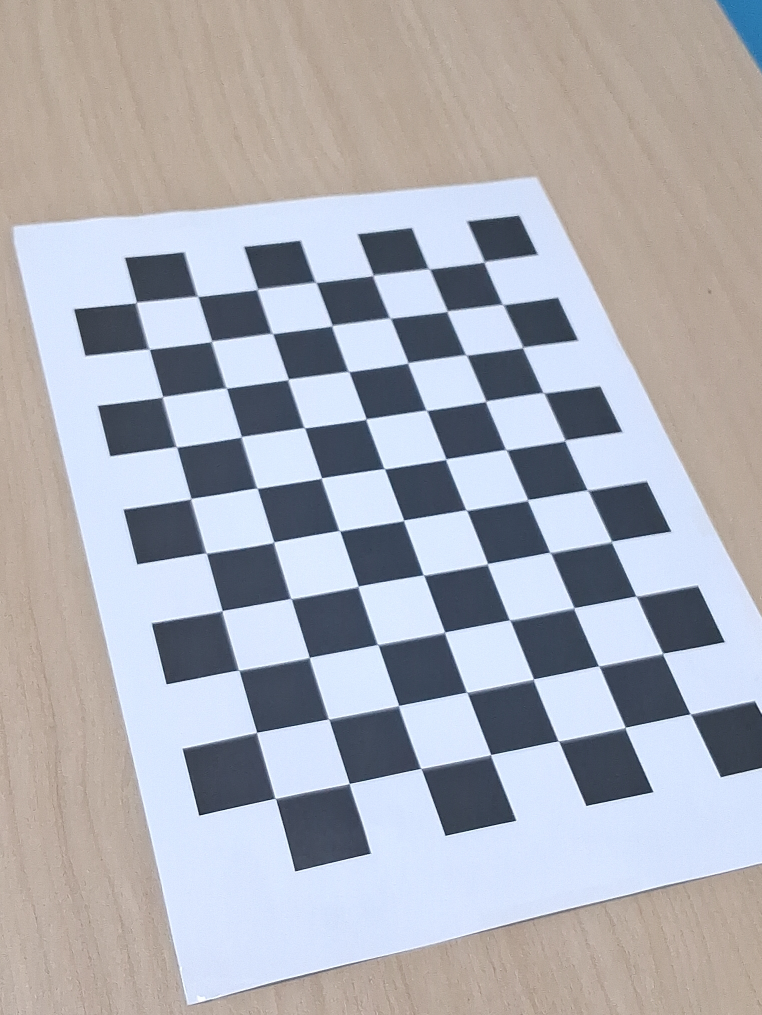
#> input picture A5_Calibration/imgs_calib/KakaoTalk_20261022_211823006.jpg, 1523 x 2030 px (shown at 1/2 size); its folder holds only this picture in this run
$ python calib.py
#> lines starting #> are read from the running program, lines starting #| are printed output that depends on the picture; after the words box and inside, x2 and y2 are one past the last pixel; in counts of white or black regions, pixels touching at a corner belong together; long printed decimals are rounded
'''
    Prof. Seokju Lee @ EL4001

    Original code from:
    https://opencv24-python-tutorials.readthedocs.io/

    Prerequisite:
    which pip
    pip install opencv-contrib-python

    Visual application to understand camera parameters:
    If you want to study more, please try VirtualCam!
    https://github.com/kaustubh-sadekar/VirtualCam

    *Questions in the code are for self-understanding purposes, so answering them is optional.
'''

import numpy as np
import cv2 as cv
import glob, os
import pdb

np.set_printoptions(suppress=True)


################ FIND CHESSBOARD CORNERS - OBJECT POINTS AND IMAGE POINTS ################

chessboardSize = (10, 7)    # [Q] Please discuss the meaning of the paramter
frameSize = (960, 720)      # [Q] Please discuss the meaning of the paramter

# termination criteria
criteria = (cv.TERM_CRITERIA_EPS + cv.TERM_CRITERIA_MAX_ITER, 30, 0.001)    # [Q] Please discuss why we need this "criteria".

# prepare object points, like (0,0,0), (1,0,0), (2,0,0) ....,(6,5,0)
objp = np.zeros((chessboardSize[0] * chessboardSize[1], 3), np.float32)
objp[:,:2] = np.mgrid[0:chessboardSize[0],0:chessboardSize[1]].T.reshape(-1,2)

size_of_chessboard_squares_mm = 22
objp = objp * size_of_chessboard_squares_mm     # [Q] Please discuss the meaning of the paramter. Specify the unit of it.

# Arrays to store object points and image points from all the images.
objpoints = []  # 3d point in real world space  # [Q] How many points?
imgpoints = []  # 2d points in image plane.     # [Q] How many points?

images = glob.glob('./imgs_calib/*.jpg')        # [Q] How many images?
# pdb.set_trace()

for image in images:

    img = cv.imread(image)
#> img is the input picture: shape (2030, 1523, 3); mean B, G, R 179.7, 172.7, 171.7
    gray = cv.cvtColor(img, cv.COLOR_BGR2GRAY)
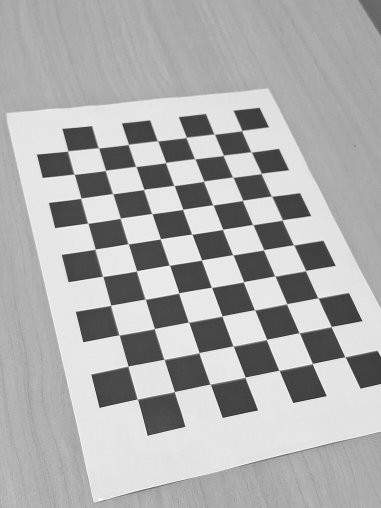
#> gray: shape (2030, 1523) (shown at 1/4 size); min 2, max 255, mean 173.2

    # Find the chess board corners
    ret, corners = cv.findChessboardCorners(gray, chessboardSize, None)     # [Q] Please discuss the role of "findChessboardCorners()". Specify the meaning of its outputs.
#> ret = True; corners = 70 rows, first 8: [968.5, 526.5], [1004.5, 609.1], [1045.2, 696.4], [1086.2, 785.4], [1130.5, 880.5], [1174.5, 978.7], [1223.5, 1083.5], [1273.1, 1193]

    # If found, add object points, image points (after refining them)
    if ret == True:

        objpoints.append(objp)
        corners2 = cv.cornerSubPix(gray, corners, (11,11), (-1,-1), criteria)
#> corners2 = 70 rows, first 8: [968.5, 524.4], [1006.1, 609.6], [1045.8, 695.4], [1087.2, 785.7], [1130, 881.2], [1175.3, 980.3], [1223.4, 1083.1], [1272.4, 1192.5]
        imgpoints.append(corners)

        # Draw and display the corners
        cv.drawChessboardCorners(img, chessboardSize, corners2, ret)
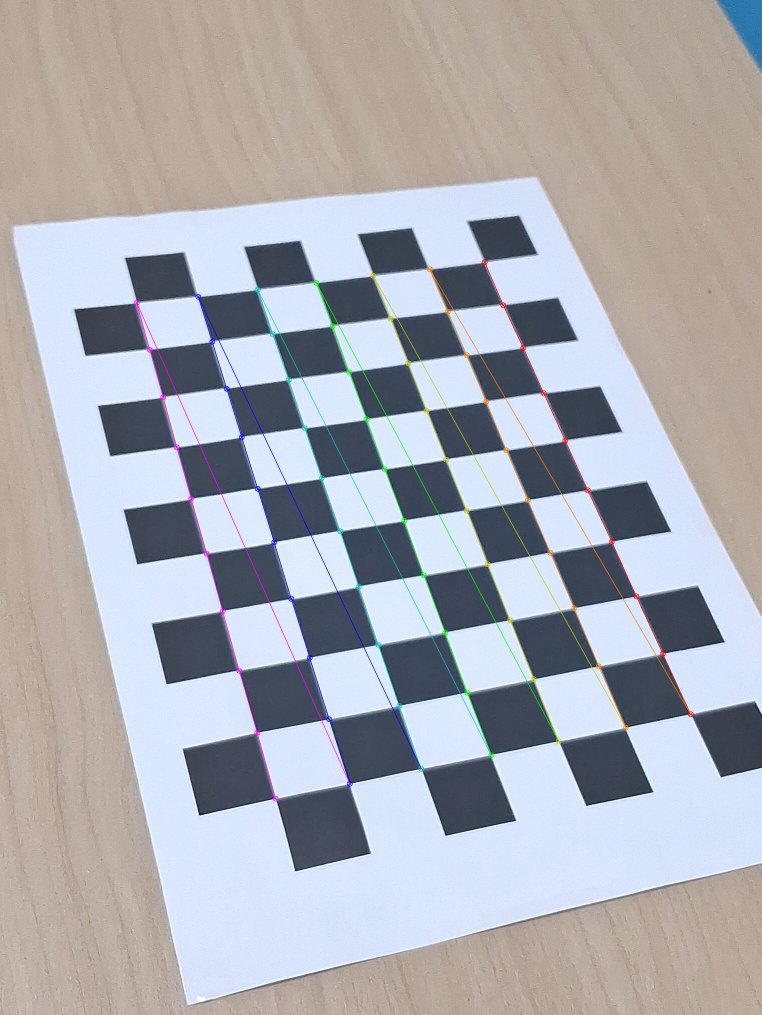
#> img: shape (2030, 1523, 3) (shown at 1/2 size); 1.37% of pixels changed, all inside (x1, y1, x2, y2) = (267, 518, 1388, 1604)
        cv.imshow('img', img)
        cv.waitKey(1000)
    # pdb.set_trace()

cv.destroyAllWindows()
# pdb.set_trace()


############################ CALIBRATION ############################

ret, cameraMatrix, dist, rvecs, tvecs = cv.calibrateCamera(objpoints, imgpoints, frameSize, None, None)
#> ret = 0.832; cameraMatrix = [[2325.6, 0, 358.8], [0, 1819.9, 518], [0, 0, 1]]; dist = [[-0.061, 0.0672, 0.000359, 0.00417, 0.00359]]; rvecs = ([-0.464, 0.219, 1.36],); tvecs = ([113.4, 1.5, 432.6],)
# pdb.set_trace()
'''
    *retval: Average RMS re-projection error. This should be as close to zero as possible. 0.1 ~ 1.0 pixels in a good calibration.

    [Q] Please specify the focal length (fx, fy) and the principal point (cx, cy).

    [Q] Please specify the radial (k1, k2, k3) and tangential (p1, p2) distortion coefficients.

    *Tangential distortion occurs because the image-taking lens is not aligned perfectly parallel to the imaging plane.

    [Q] Please discuss the meaning of "rvecs" and "tvecs".

'''


############################ UNDISTORTION ############################
newCameraMatrix, roi = cv.getOptimalNewCameraMatrix(cameraMatrix, dist, frameSize, 1, frameSize)
#> newCameraMatrix = [[2312.1, 0, 360.3], [0, 1808.6, 518.6], [0, 0, 1]]; roi = (2, 1, 955, 717)
x, y, w, h = roi
#> x = 2; y = 1; w = 955; h = 717

### for calib samples ###
for image in images:
    print("saving undistorted calib sample: {}".format(image) )

    img = cv.imread(image)
    dst = cv.undistort(img, cameraMatrix, dist, None, newCameraMatrix)
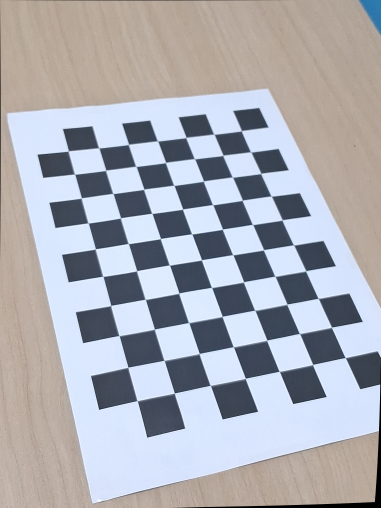
#> dst: shape (2030, 1523, 3) (shown at 1/4 size); mean B, G, R 178.9, 171.8, 170.7

    dst = dst[y:y+h, x:x+w]
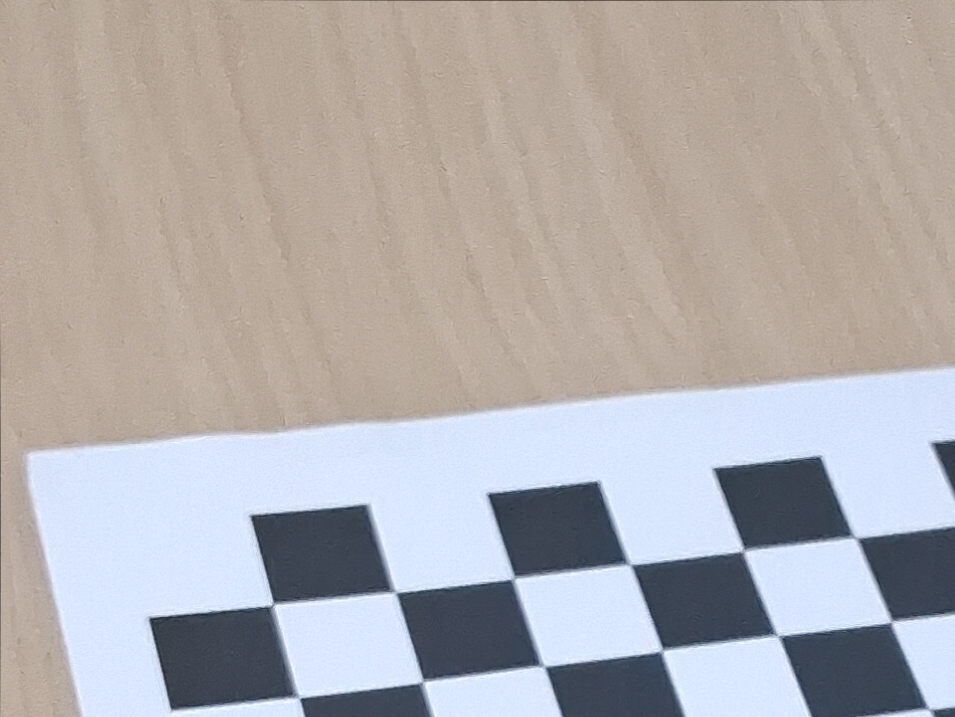
#> dst: shape (717, 955, 3); mean B, G, R 173.1, 172.7, 176.8
    cv.imwrite('./imgs_calib/undist/' + os.path.basename(image), dst)
    # pdb.set_trace()

'''
### for SfM samples ###
for image in glob.glob('./imgs_sfm/*.jpg'):
    print("saving undistorted sfm sample: {}".format(image) )

    img = cv.imread(image)
    dst = cv.undistort(img, cameraMatrix, dist, None, newCameraMatrix)

    dst = dst[y:y+h, x:x+w]
    cv.imwrite('./imgs_sfm/undist/' + os.path.basename(image), dst)
    # pdb.set_trace()
'''

# Calculate reprojection Error
mean_error = 0

for i in range(len(objpoints)):
    imgpoints2, _ = cv.projectPoints(objpoints[i], rvecs[i], tvecs[i], cameraMatrix, dist)
    error = cv.norm(imgpoints[i], imgpoints2, cv.NORM_L2)/len(imgpoints2)
    mean_error += error
#> this loop made 1 pass
#> (error, mean_error) on pass 1: (0.0994, 0.0994)
#> after the loop, mean_error = 0.0994

print( "total error: {}".format(mean_error/len(objpoints)) )
#| total error: 0.09942

'''
    [Q] What is the meaning of "Reprojection Error"? Please specify the unit of it.
    total error: 0.01946764118085742 (from 14 samples)

'''

print(cameraMatrix)
#| [[2325.616    0.          358.752]
#|  [   0.         1819.908  518.003]
#|  [   0.            0.            1.        ]]
print(newCameraMatrix)
#| [[2312.124     0.          360.304]
#|  [   0.         1808.604  518.606]
#|  [   0.            0.            1.        ]]
'''
    Original: 960 x 720
    [[699.3368201    0.         479.91420635]
     [  0.         698.95910137 363.49400524]
     [  0.           0.           1.        ]]

    After undistortion: 900 x 674
    [[707.08497205   0.         480.23402751]
     [  0.         704.13395517 363.45557819]
     [  0.           0.           1.        ]]

    (Pdb) dist
    array([[ 0.23901987, -1.09299926, -0.00007741,  0.00039854,  1.36042289]])

'''

pdb.set_trace()

$ run again, on A5_Calibration/imgs_calib/KakaoTalk_20261022_211823006_11.jpg
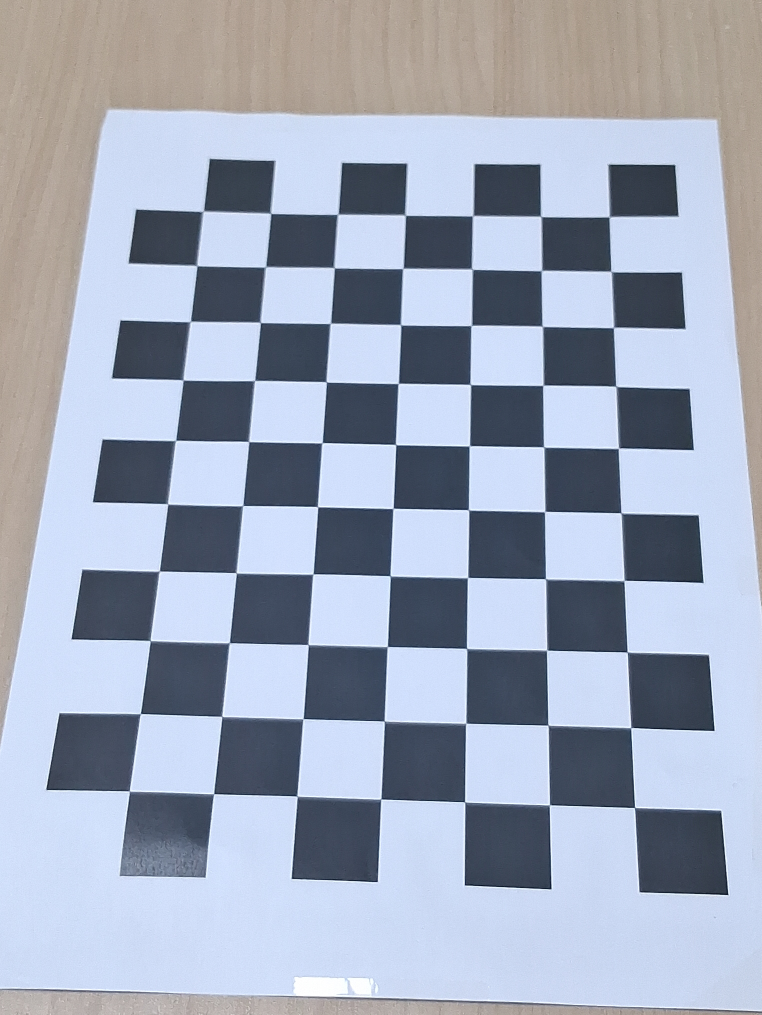
#> input picture A5_Calibration/imgs_calib/KakaoTalk_20261022_211823006_11.jpg, 1523 x 2030 px (shown at 1/2 size)
#> img is the input picture: shape (2030, 1523, 3); mean B, G, R 184.6, 167.7, 159.5
#> `gray = cv.cvtColor(img, cv.COLOR_BGR2GRAY)`:
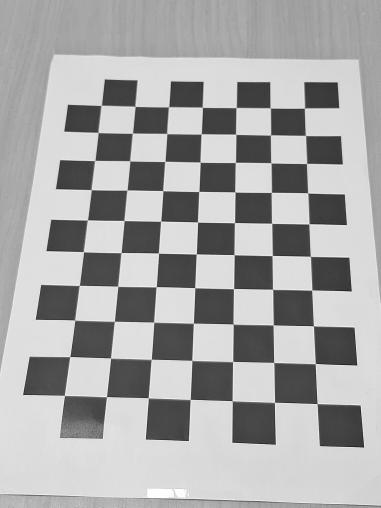
#> gray: shape (2030, 1523) (shown at 1/4 size); min 2, max 255, mean 167.2
#> `ret, corners = cv.findChessboardCorners(gray, chessboardSize, None)   ..`: ret = True; corners = 70 rows, first 8: [1219, 434], [1222.5, 543], [1227.4, 653.4], [1232, 773.4], [1238.8, 896.4], [1242.4, 1026.2], [1249.1, 1161.2], [1254.3, 1304.3]
#> corners2 = 70 rows, first 8: [1218.7, 434.3], [1222.4, 543.5], [1227.4, 655.5], [1231.9, 773], [1237.3, 896.7], [1242.4, 1026.2], [1248.4, 1161.3], [1254.7, 1304.4]
#> img: shape (2030, 1523, 3); 1.66% of pixels changed, all inside (x1, y1, x2, y2) = (253, 417, 1276, 1622)
#> `ret, cameraMatrix, dist, rvecs, tvecs = cv.calibrateCamera(objpoints, ..`: ret = 0.834; cameraMatrix = [[5743.1, 0, 441.5], [0, 11727.1, 360.4], [0, 0, 1]]; dist = [[-0.339, 25.49, -0.0235, -0.018, -333.8]]; rvecs = ([-0.868, 0.99, 1.43],); tvecs = ([125.9, 6.27, 924.5],)
#> newCameraMatrix = [[5723.3, 0, 439.2], [0, 11658.2, 357.9], [0, 0, 1]]; roi = (1, 2, 956, 713)
#> x = 1; y = 2; w = 956; h = 713
#> `dst = dst[y:y+h, x:x+w]`:
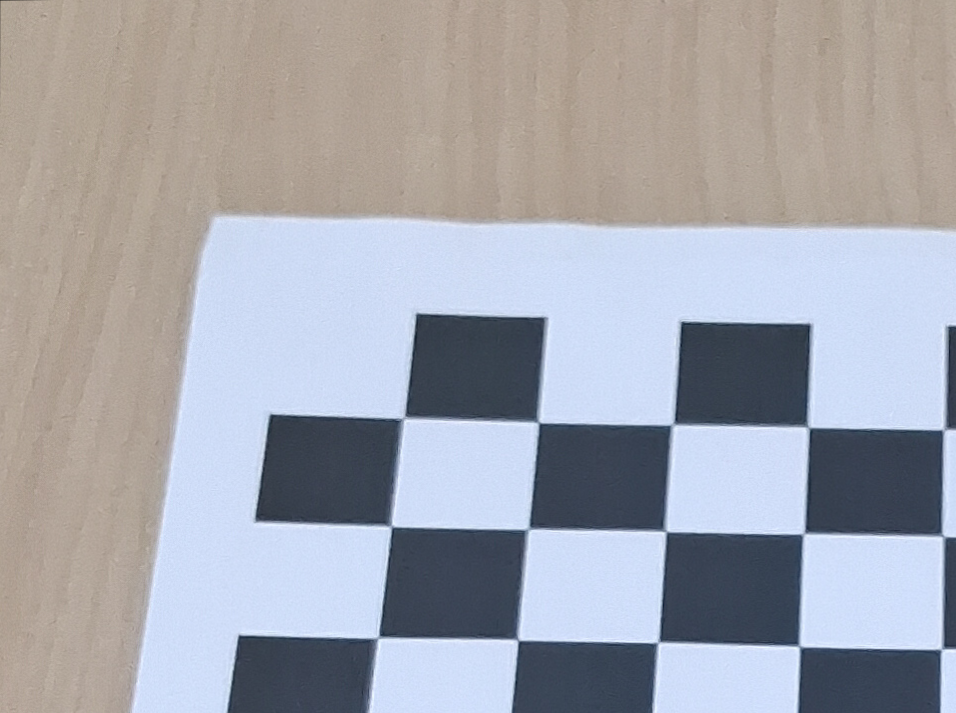
#> dst: shape (713, 956, 3); mean B, G, R 173.1, 165.8, 164.5
#> the loop `for i in range(len(objpoints)):` made 1 pass
#> (error, mean_error) on pass 1: (0.0997, 0.0997)
#> after the loop `for i in range(len(objpoints)):`: mean_error = 0.0997
#| total error: 0.09974
#| [[ 5743.077      0.           441.482]
#|  [    0.         11727.121   360.426]
#|  [    0.             0.             1.        ]]
#| [[ 5723.317     0.           439.217]
#|  [    0.         11658.180   357.862]
#|  [    0.             0.             1.        ]]

$ run again, on A5_Calibration/imgs_calib/KakaoTalk_20261022_211823006_12.jpg
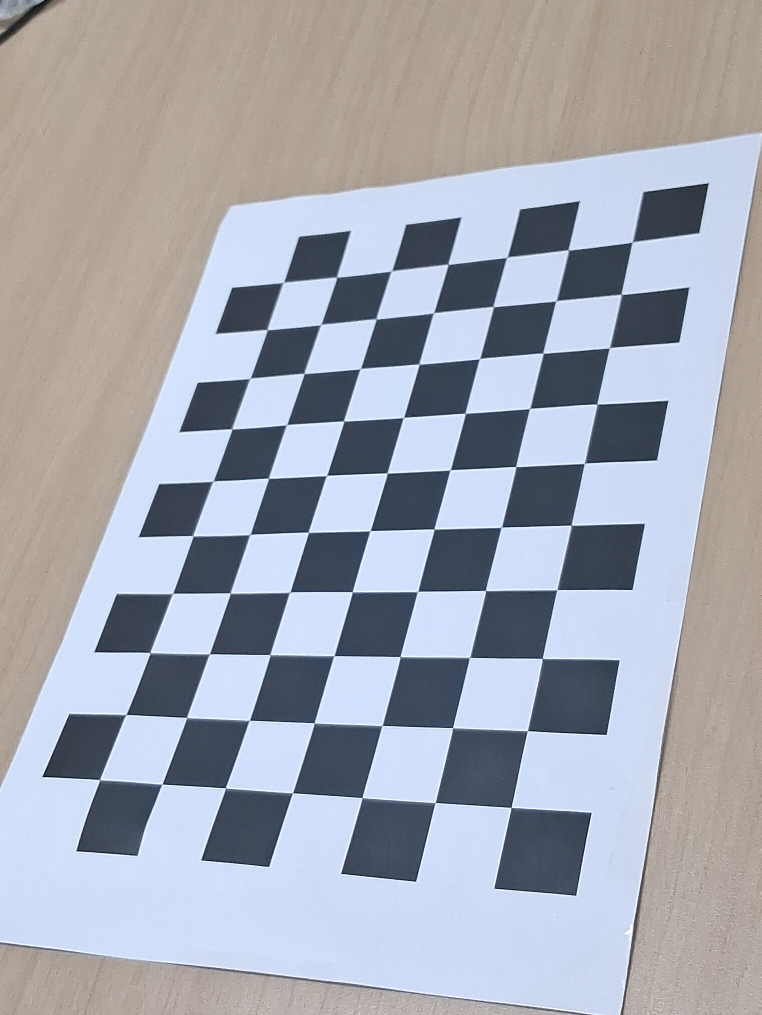
#> input picture A5_Calibration/imgs_calib/KakaoTalk_20261022_211823006_12.jpg, 1523 x 2030 px (shown at 1/2 size)
#> img is the input picture: shape (2030, 1523, 3); mean B, G, R 177.1, 167.1, 164.1
#> `gray = cv.cvtColor(img, cv.COLOR_BGR2GRAY)`:
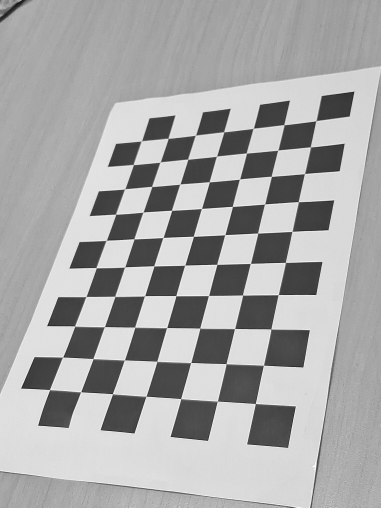
#> gray: shape (2030, 1523) (shown at 1/4 size); min 1, max 255, mean 167.4
#> `ret, corners = cv.findChessboardCorners(gray, chessboardSize, None)   ..`: ret = True; corners = 70 rows, first 8: [1264.5, 484.5], [1241.3, 588.9], [1219.3, 695.2], [1194.5, 808.5], [1168.6, 926.9], [1142.3, 1051.1], [1115.3, 1179], [1084.5, 1316.9]
#> corners2 = 70 rows, first 8: [1264.7, 484.5], [1242.5, 589.1], [1218.9, 696.3], [1194, 808.3], [1169, 926.8], [1142.5, 1050.6], [1114.3, 1179.7], [1084.8, 1316.9]
#> img: shape (2030, 1523, 3); 1.52% of pixels changed, all inside (x1, y1, x2, y2) = (194, 478, 1272, 1622)
#> `ret, cameraMatrix, dist, rvecs, tvecs = cv.calibrateCamera(objpoints, ..`: ret = 1.11; cameraMatrix = [[3523.8, 0, 401.1], [0, 3521.1, 419.1], [0, 0, 1]]; dist = [[0.218, -1.32, -0.043, -0.0251, 5.33]]; rvecs = ([-0.124, 1.06, 1.54],); tvecs = ([140.6, 12.02, 568],)
#> newCameraMatrix = [[3502.9, 0, 396.1], [0, 3515.7, 411.5], [0, 0, 1]]; roi = (8, 5, 942, 708)
#> x = 8; y = 5; w = 942; h = 708
#> `dst = dst[y:y+h, x:x+w]`:
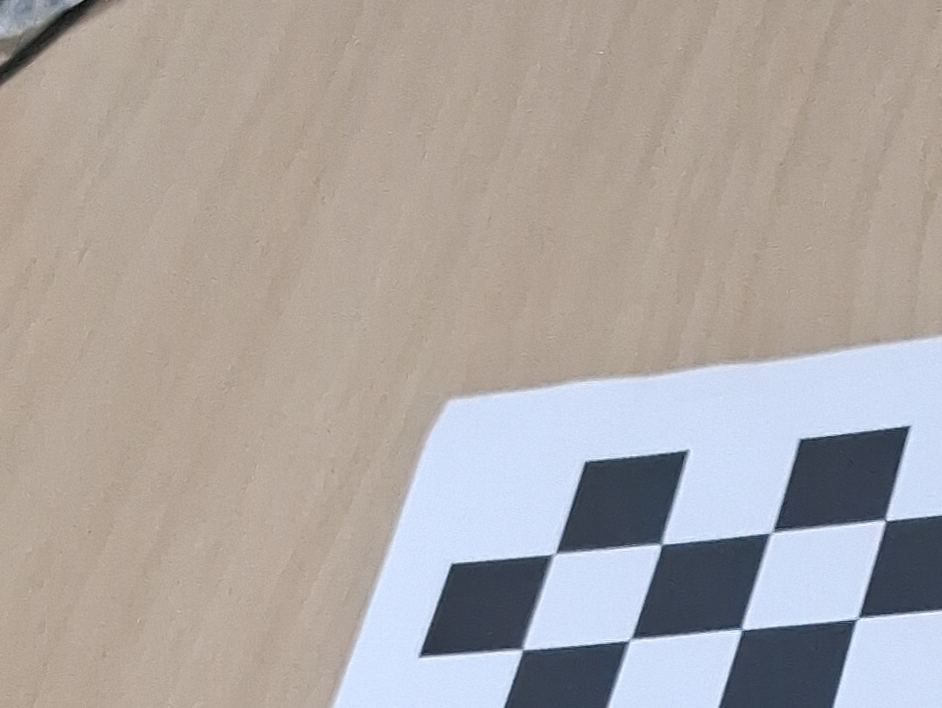
#> dst: shape (708, 942, 3); mean B, G, R 162.6, 165.4, 171.9
#> the loop `for i in range(len(objpoints)):` made 1 pass
#> (error, mean_error) on pass 1: (0.133, 0.133)
#> after the loop `for i in range(len(objpoints)):`: mean_error = 0.133
#| total error: 0.1329
#| [[3523.796    0.          401.085]
#|  [   0.         3521.078  419.064 ]
#|  [   0.            0.            1.        ]]
#| [[3502.930    0.          396.069]
#|  [   0.         3515.706  411.524]
#|  [   0.            0.            1.        ]]
